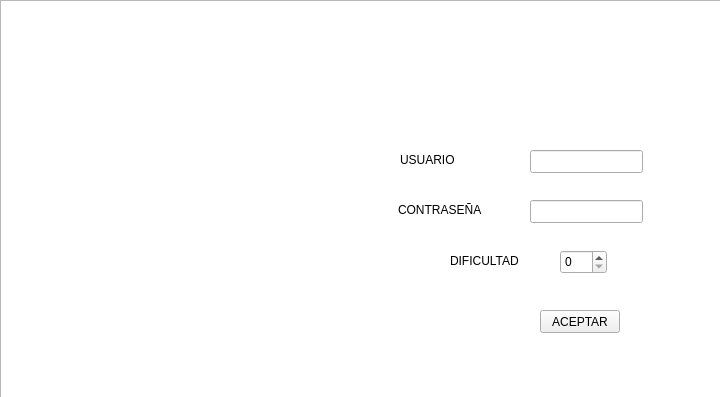
<?xml version="1.0" encoding="UTF-8"?>
<ui version="4.0">
 <class>DataBase</class>
 <widget class="QWidget" name="DataBase">
  <property name="geometry">
   <rect>
    <x>0</x>
    <y>0</y>
    <width>720</width>
    <height>397</height>
   </rect>
  </property>
  <property name="windowTitle">
   <string>Form</string>
  </property>
  <widget class="QGraphicsView" name="graphicsView">
   <property name="geometry">
    <rect>
     <x>0</x>
     <y>0</y>
     <width>731</width>
     <height>401</height>
    </rect>
   </property>
   <property name="styleSheet">
    <string notr="true">border-image: url(:/imagenes/intro.png);</string>
   </property>
  </widget>
  <widget class="QPushButton" name="pushButton">
   <property name="geometry">
    <rect>
     <x>540</x>
     <y>310</y>
     <width>80</width>
     <height>23</height>
    </rect>
   </property>
   <property name="text">
    <string>ACEPTAR</string>
   </property>
  </widget>
  <widget class="QLineEdit" name="lineEdit">
   <property name="geometry">
    <rect>
     <x>530</x>
     <y>150</y>
     <width>113</width>
     <height>23</height>
    </rect>
   </property>
  </widget>
  <widget class="QLineEdit" name="lineEdit_2">
   <property name="geometry">
    <rect>
     <x>530</x>
     <y>200</y>
     <width>113</width>
     <height>23</height>
    </rect>
   </property>
  </widget>
  <widget class="QLabel" name="label">
   <property name="geometry">
    <rect>
     <x>400</x>
     <y>150</y>
     <width>101</width>
     <height>20</height>
    </rect>
   </property>
   <property name="text">
    <string>USUARIO</string>
   </property>
  </widget>
  <widget class="QLabel" name="label_2">
   <property name="geometry">
    <rect>
     <x>398</x>
     <y>200</y>
     <width>101</width>
     <height>20</height>
    </rect>
   </property>
   <property name="text">
    <string>CONTRASEÑA</string>
   </property>
  </widget>
  <widget class="QLabel" name="label_3">
   <property name="geometry">
    <rect>
     <x>450</x>
     <y>250</y>
     <width>81</width>
     <height>21</height>
    </rect>
   </property>
   <property name="text">
    <string>DIFICULTAD</string>
   </property>
  </widget>
  <widget class="QSpinBox" name="spinBox">
   <property name="geometry">
    <rect>
     <x>560</x>
     <y>250</y>
     <width>47</width>
     <height>24</height>
    </rect>
   </property>
  </widget>
 </widget>
 <resources/>
 <connections/>
</ui>
